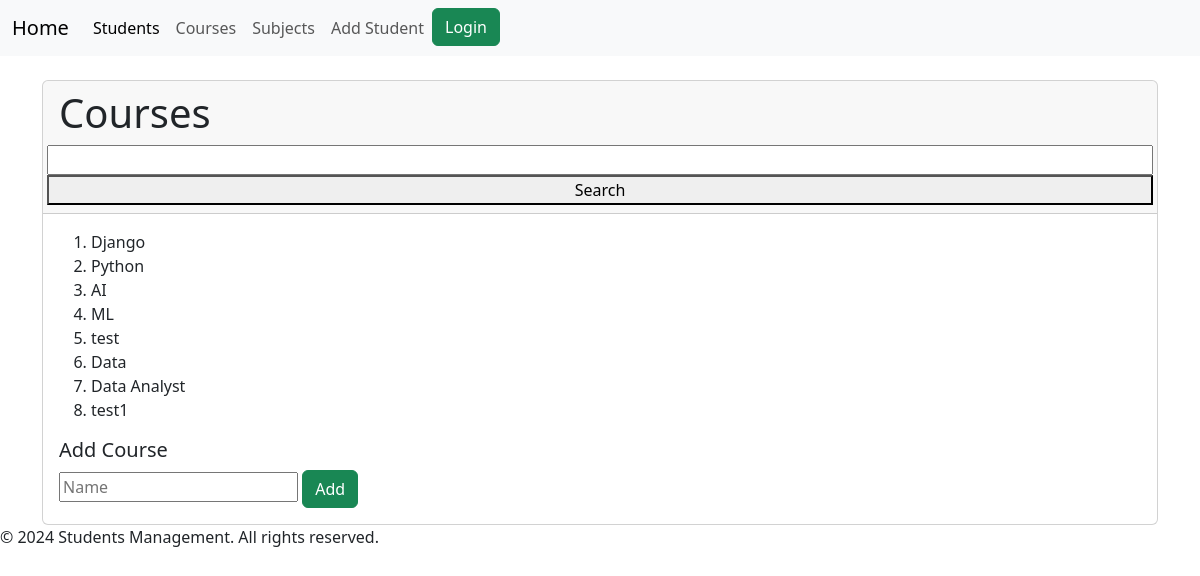
Page /courses/ on the committed database.
### students/models.py (models this page shows, shortened)
class Course(models.Model):
    name = models.CharField(max_length=100)

### students/views.py (the view)
# urls.py: path("courses/", course_list, name="course_list"),
def course_list(request):
    courses = Course.objects.all()
    return render(request, "students/list_course.html", {"courses": courses})

### students/templates/students/list_course.html (shortened to what this page needs)
{% extends 'students/base.html' %}
{% block header %}
    <h1>Courses</h1>
    <input type="number" id="course-id">
    <button onClick="search()">Search</button>
{% endblock %}
{% block content %}
    <ol>
        <div id="result">
            {% for course in courses %}
                <li>{{ course.name }}</li>
            {% endfor %}
        </div>
    </ol>
    <h5>Add Course</h5>
    <input type="text" id="name" placeholder="Name">
    <button class="btn btn-success" onclick="addCourse()">Add</button>
{% endblock %}

### rows in the picture
Course: name "Django"
Course: name "Python"
Course: name "AI"
Course: name "ML"
Course: name "test"
Course: name "Data"
Course: name "Data Analyst"
Course: name "test1"
